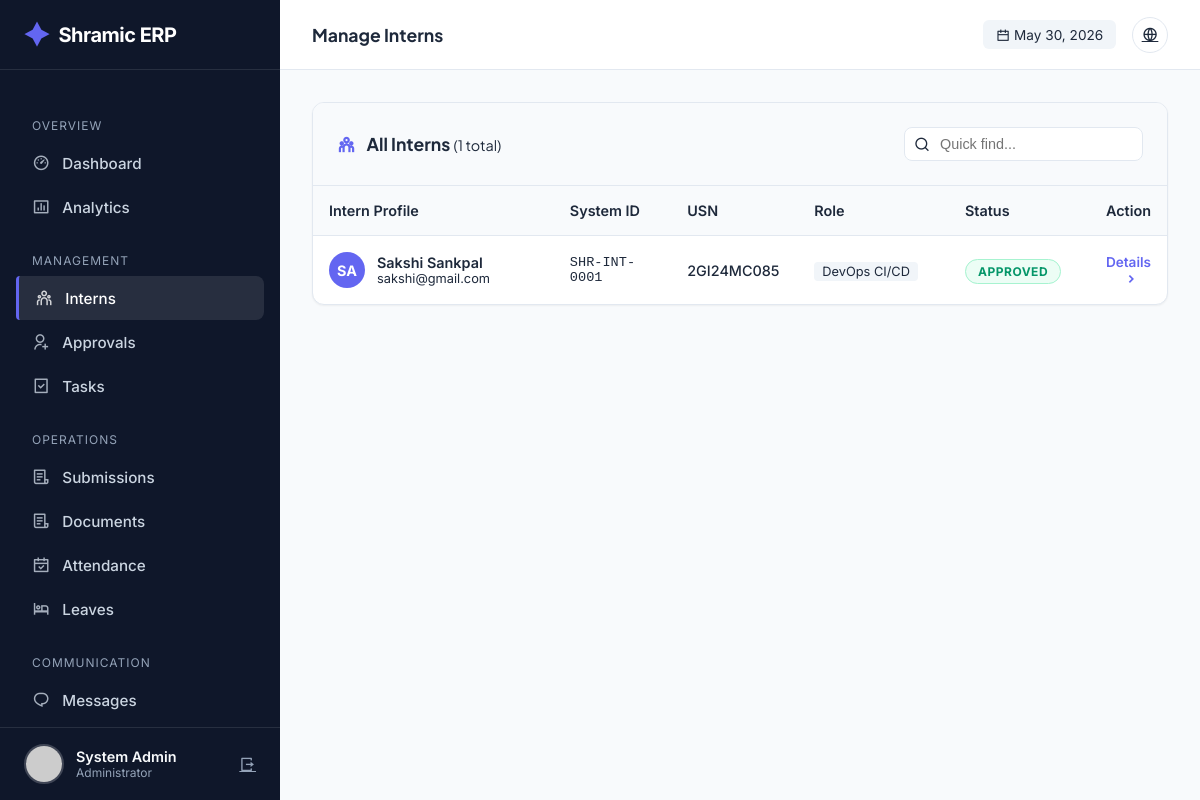
/admin/interns (signed in), run on the app's committed database.
### tables this page shows
CREATE TABLE users (
            id INTEGER PRIMARY KEY AUTOINCREMENT,
            intern_id TEXT UNIQUE,
            usn TEXT UNIQUE NOT NULL,
            full_name TEXT NOT NULL,
            phone TEXT NOT NULL,
            email TEXT UNIQUE NOT NULL,
            password_hash TEXT NOT NULL,
            role TEXT NOT NULL,
            photo_url TEXT,
            status TEXT DEFAULT 'PENDING',
            is_admin BOOLEAN DEFAULT 0,
            department TEXT,
            join_date DATE,
            emergency_contact TEXT,
            address TEXT,
            last_login TIMESTAMP,
            login_count INTEGER DEFAULT 0,
            created_at TIMESTAMP DEFAULT CURRENT_TIMESTAMP,
            updated_at TIMESTAMP DEFAULT CURRENT_TIMESTAMP
        );

### app.py (the view)
@app.route('/admin/interns')
@login_required
@admin_required
def admin_interns():
    conn = get_db_connection()
    cur = conn.cursor()
    role_filter = request.args.get('role', 'all')
    status_filter = request.args.get('status', 'all')
    department_filter = request.args.get('department', 'all')
    search = request.args.get('search', '')
    query = "SELECT * FROM users WHERE is_admin = 0"
    params = []
    if role_filter != 'all':
        query += " AND role = ?"
        params.append(role_filter)
    if status_filter != 'all':
        query += " AND status = ?"
        params.append(status_filter)
    if department_filter != 'all':
        query += " AND department = ?"
        params.append(department_filter)
    if search:
        query += " AND (full_name LIKE ? OR intern_id LIKE ? OR email LIKE ?)"
        search_term = f"%{search}%"
        params.extend([search_term, search_term, search_term])
    query += " ORDER BY created_at DESC"
    cur.execute(query, params)
    interns = cur.fetchall()
    cur.execute("SELECT DISTINCT role FROM users WHERE is_admin = 0")
    roles = [r['role'] for r in cur.fetchall()]
    cur.execute("SELECT DISTINCT department FROM users WHERE is_admin = 0 AND department IS NOT NULL")
    departments = [d['department'] for d in cur.fetchall()]
    conn.close()
    return render_template('admin/interns.html',
        interns=interns,
        roles=roles,
        departments=departments,
        current_role=role_filter,
        current_status=status_filter,
        current_department=department_filter,
        search=search
    )

### templates/admin/interns.html (shortened to what this page needs)
{% extends "admin/base.html" %} {% block page_title %}Manage Interns{% endblock
%} {% block content %}
<div class="table-wrapper">
  <div class="table-header">
    <h3 style="margin: 0; font-size: 1.1rem; color: var(--text-main)">
      <i
        class="ri-team-line"
        style="margin-right: 8px; color: var(--primary)"
      ></i>
      All Interns
      <span
        style="
          color: var(--text-secondary);
          font-weight: 400;
          font-size: 0.9rem;
        "
        >({{ interns|length }} total)</span
      >
    </h3>
    <div style="position: relative">
      <i
        class="ri-search-line"
        style="
          position: absolute;
          left: 10px;
          top: 50%;
          transform: translateY(-50%);
          color: var(--text-secondary);
        "
      ></i>
      <input
        type="text"
        placeholder="Quick find..."
        style="
          padding: 0.5rem 1rem 0.5rem 2.2rem;
          border: 1px solid var(--border);
          border-radius: 8px;
          font-size: 0.9rem;
        "
      />
    </div>
  </div>
  {% if interns %}
  <div class="table-container">
    <table>
      <thead>
        <tr>
          <th style="width: 30%">Intern Profile</th>
          <th style="width: 15%">System ID</th>
          <th style="width: 15%">USN</th>
          <th style="width: 20%">Role</th>
          <th style="width: 10%">Status</th>
          <th style="width: 10%; text-align: right">Action</th>
        </tr>
      </thead>
      <tbody>
        {% for intern in interns %}
        <tr class="intern-row">
          <td>
            <div style="display: flex; align-items: center; gap: 12px">
              <div
                style="
                  width: 36px;
                  height: 36px;
                  background: var(--primary);
                  color: white;
                  border-radius: 50%;
                  display: flex;
                  align-items: center;
                  justify-content: center;
                  font-weight: 700;
                  font-size: 0.9rem;
                "
              >
                {{ intern.full_name[:2].upper() }}
              </div>
              <div>
                <div style="font-weight: 600; color: var(--text-main)">
                  {{ intern.full_name }}
                </div>
                <div style="font-size: 0.8rem; color: var(--text-secondary)">
                  {{ intern.email }}
                </div>
              </div>
            </div>
          </td>
          <td
            style="
              font-family: &quot;Space Grotesk&quot;, monospace;
              color: var(--text-secondary);
              font-size: 0.85rem;
            "
          >
            {{ intern.intern_id }}
          </td>
          <td style="font-weight: 500">{{ intern.usn }}</td>
          <td>
            <span
              style="
                background: #f1f5f9;
                padding: 2px 8px;
                border-radius: 4px;
                font-size: 0.8rem;
                color: var(--text-secondary);
              "
            >
              {{ intern.role }}
            </span>
          </td>
          <td>
            {% if intern.status == 'APPROVED' %}
            <span class="status-badge status-approved">Approved</span>
            {% elif intern.status == 'PENDING' %}
            <span class="status-badge status-pending">Pending</span>
            {% else %}
            <span class="status-badge status-rejected">Rejected</span>
            {% endif %}
          </td>
          <td style="text-align: right">
            <a
              href="{{ url_for('admin_intern_detail', intern_id=intern.id) }}"
              class="action-link"
            >
              Details <i class="ri-arrow-right-s-line"></i>
            </a>
          </td>
        </tr>
        {% endfor %}
      </tbody>
    </table>
  </div>
  {% endif %}
</div>
{% endblock %}

### templates/admin/base.html (shortened to what this page needs)
<!doctype html>
<html lang="en">
  <head>
    <link
      href="https://cdn.jsdelivr.net/npm/remixicon@4.1.0/fonts/remixicon.css"
      rel="stylesheet"
    />
  </head>
  <body>
    <aside class="sidebar" id="sidebar">
      <a href="/" class="brand">
        <i class="ri-shining-2-fill"></i> Shramic ERP
      </a>
      <ul class="nav-menu">
        <li class="nav-label">Overview</li>
        <li>
          <a
            href="{{ url_for('admin_dashboard') }}"
            class="nav-link {% if request.endpoint == 'admin_dashboard' %}active{% endif %}"
            ><i class="ri-dashboard-3-line"></i> Dashboard</a
          >
        </li>
        <li>
          <a
            href="{{ url_for('admin_analytics') }}"
            class="nav-link {% if request.endpoint == 'admin_analytics' %}active{% endif %}"
            ><i class="ri-bar-chart-box-line"></i> Analytics</a
          >
        </li>
        <li class="nav-label">Management</li>
        <li>
          <a
            href="{{ url_for('admin_interns') }}"
            class="nav-link {% if request.endpoint == 'admin_interns' %}active{% endif %}"
            ><i class="ri-team-line"></i> Interns</a
          >
        </li>
        <li>
          <a
            href="{{ url_for('admin_approvals') }}"
            class="nav-link {% if request.endpoint == 'admin_approvals' %}active{% endif %}"
            ><i class="ri-user-add-line"></i> Approvals</a
          >
        </li>
        <li>
          <a
            href="{{ url_for('admin_tasks') }}"
            class="nav-link {% if request.endpoint == 'admin_tasks' %}active{% endif %}"
            ><i class="ri-task-line"></i> Tasks</a
          >
        </li>
        <li class="nav-label">Operations</li>
        <li>
          <a
            href="{{ url_for('admin_submissions') }}"
            class="nav-link {% if request.endpoint == 'admin_submissions' %}active{% endif %}"
            ><i class="ri-file-list-3-line"></i> Submissions</a
          >
        </li>
        <li>
  <a
    href="{{ url_for('admin_documents') }}"
    class="nav-link {% if request.endpoint == 'admin_documents' %}active{% endif %}"
  >
    <i class="ri-file-list-3-line"></i> Documents
  </a>
</li>
        <li>
          <a
            href="{{ url_for('admin_attendance') }}"
            class="nav-link {% if request.endpoint == 'admin_attendance' %}active{% endif %}"
            ><i class="ri-calendar-check-line"></i> Attendance</a
          >
        </li>
        <li>
          <a
            href="{{ url_for('admin_leaves') }}"
            class="nav-link {% if request.endpoint == 'admin_leaves' %}active{% endif %}"
            ><i class="ri-hotel-bed-line"></i> Leaves</a
          >
        </li>
        <li class="nav-label">Communication</li>
        <li>
          <a
            href="{{ url_for('admin_messages') }}"
            class="nav-link {% if request.endpoint == 'admin_messages' %}active{% endif %}"
            ><i class="ri-chat-1-line"></i> Messages</a
          >
        </li>
        <li>
          <a
            href="{{ url_for('admin_announcements') }}"
            class="nav-link {% if request.endpoint == 'admin_announcements' %}active{% endif %}"
            > Announcements</a
          >
        </li>
      </ul>
      <div class="user-profile">
        <img
          src="{{ url_for('static', filename='uploads/profiles/' + current_user.photo_url) if current_user.photo_url else 'https://ui-avatars.com/api/?name=Admin&background=random' }}"
          class="user-avatar"
          alt="Admin"
        />
        <div style="flex: 1; overflow: hidden">
          <div
            style="
              font-weight: 600;
              font-size: 0.9rem;
              white-space: nowrap;
              text-overflow: ellipsis;
            "
          >
            {{ current_user.full_name }}
          </div>
          <div style="font-size: 0.75rem; color: var(--text-light)">
            Administrator
          </div>
        </div>
        <a
          href="{{ url_for('logout') }}"
          title="Logout"
          style="color: var(--text-light)"
          ><i class="ri-logout-box-r-line"></i
        ></a>
      </div>
    </aside>
    <div class="main-wrapper">
      <header class="top-header">
        <div style="display: flex; align-items: center; gap: 1rem">
          <h2 class="page-title">
            {% block page_title %}Dashboard{% endblock %}
          </h2>
        </div>
        <div class="header-actions">
          <div
            style="
              font-size: 0.85rem;
              color: var(--text-secondary);
              background: #f1f5f9;
              padding: 0.4rem 0.8rem;
              border-radius: 6px;
            "
          >
            <i class="ri-calendar-line"></i> {{ now.strftime('%b %d, %Y') }}
          </div>
          <a href="{{ url_for('index') }}" class="btn-icon" title="View Site"
            ><i class="ri-global-line"></i
          ></a>
        </div>
      </header>
      <div class="content">
         {% block content %}{% endblock %}
      </div>
    </div>
  </body>
</html>

### data on the page
users: full_name "System Admin"
users: full_name "SA", full_name "Sakshi Sankpal", email "sakshi@gmail.com", intern_id "SHR-INT-0001", usn "2GI24MC085", role "DevOps CI/CD", status "APPROVED"

### other printed values
{{ now.strftime('%b %d, %Y') }} "May 30, 2026"
{{ interns|length }} "1"
